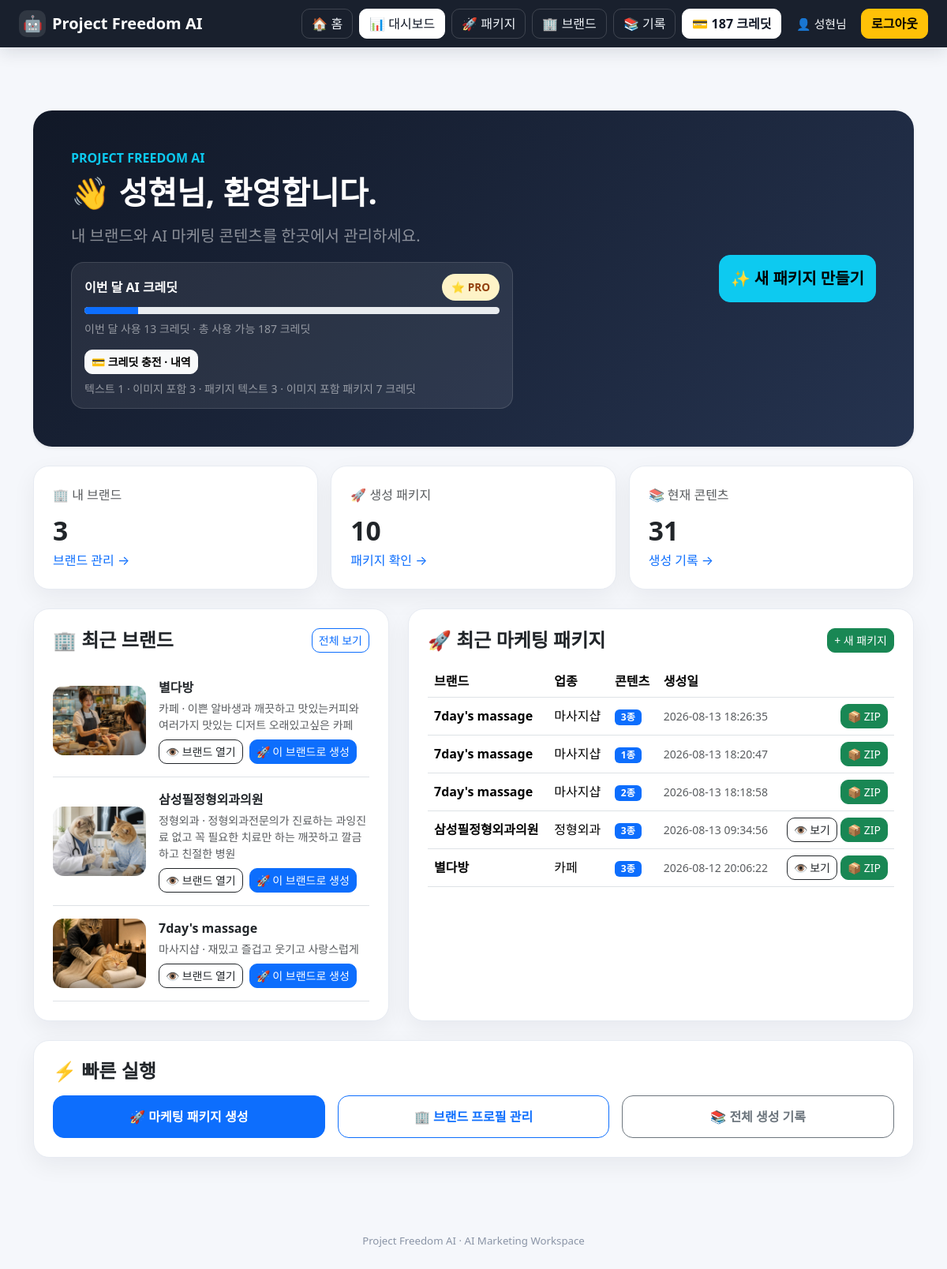
/dashboard (signed in), run on the app's committed database.
### tables this page shows
CREATE TABLE brand_profiles (
            id INTEGER PRIMARY KEY AUTOINCREMENT,
            business TEXT NOT NULL,
            company TEXT NOT NULL,
            style TEXT NOT NULL,
            image_style TEXT DEFAULT '고급스러운 실사',
            sns_platform TEXT DEFAULT '인스타그램',
            blog_length TEXT DEFAULT '2000자',
            ads_count INTEGER DEFAULT 5,
            created_at TIMESTAMP DEFAULT CURRENT_TIMESTAMP
        , user_id INTEGER);

CREATE TABLE history (
            id INTEGER PRIMARY KEY AUTOINCREMENT,
            business TEXT,
            company TEXT,
            style TEXT,
            result TEXT
        , image_url TEXT, content_type TEXT DEFAULT 'general', package_id TEXT, brand_profile_id INTEGER, created_at TEXT, version INTEGER DEFAULT 1, is_current INTEGER DEFAULT 1, user_id INTEGER);

### app.py (the view)
@app.route("/dashboard")
@login_required
def dashboard():
    dashboard_data = get_dashboard_data(session["user_id"])
    return render_template("dashboard.html", dashboard=dashboard_data)

### database/db.py (called while the page is built)
def _connect():
    return sqlite3.connect(str(DB_PATH))

### routes/auth.py (called while the page is built)
def login_required(view_function):
    @wraps(view_function)
    def wrapped_view(*args, **kwargs):
        if not session.get("user_id"):
            return redirect(
                url_for("auth.login")
            )
        return view_function(
            *args,
            **kwargs
        )
    return wrapped_view

### templates/dashboard.html (shortened to what this page needs)
{% extends "base.html" %}
{% block content %}
<div class="container py-5">
    <section class="hero shadow-sm p-4 p-md-5 mb-4">
        <div class="row align-items-center g-4">
            <div class="col-lg-8">
                <div class="text-info fw-bold mb-2">
                    PROJECT FREEDOM AI
                </div>
                <h1 class="fw-bold mb-3">
                    👋 {{ session.get("user_name") }}님, 환영합니다.
                </h1>
                <p class="lead text-white-50 mb-0">
                    내 브랜드와 AI 마케팅 콘텐츠를 한곳에서 관리하세요.
                </p>
                <div class="usage-box">
                    <div class="d-flex justify-content-between align-items-center mb-2">
                        <div class="fw-bold">이번 달 AI 크레딧</div>
                        <span class="plan-pill {{ 'plan-pro' if session.get('plan') == 'PRO' else 'plan-free' }}">
                            {{ '⭐ PRO' if session.get('plan') == 'PRO' else '🟢 FREE' }}
                        </span>
                    </div>
                    <div class="progress" style="height: 9px;">
                        <div class="progress-bar" role="progressbar"
                             style="width: {{ session.get('plan_percent', 0) }}%"></div>
                    </div>
                    <div class="small text-white-50 mt-2">
                        이번 달 사용 {{ session.get('plan_used', 0) }} 크레딧
                        · 총 사용 가능 {{ session.get('plan_remaining', 6) }} 크레딧
                    </div>
                    <div class="mt-3">
                        <a
                            href="/credits"
                            class="btn btn-sm btn-light fw-bold">
                            💳 크레딧 충전 · 내역
                        </a>
                    </div>
                    <div class="small text-white-50 mt-2">
                        텍스트 1 · 이미지 포함 3 · 패키지 텍스트 3 · 이미지 포함 패키지 7 크레딧
                    </div>
                </div>
            </div>
            <div class="col-lg-4 text-lg-end">
                <a
                    href="/package"
                    class="btn btn-info btn-lg quick-btn">
                    ✨ 새 패키지 만들기
                </a>
            </div>
        </div>
    </section>
    <div class="row g-3 mb-4">
        <div class="col-md-4">
            <div class="card dashboard-card shadow-sm h-100">
                <div class="card-body p-4">
                    <div class="text-muted mb-2">🏢 내 브랜드</div>
                    <div class="stat-number">{{ dashboard.brand_count }}</div>
                    <a href="/profiles" class="text-decoration-none">
                        브랜드 관리 →
                    </a>
                </div>
            </div>
        </div>
        <div class="col-md-4">
            <div class="card dashboard-card shadow-sm h-100">
                <div class="card-body p-4">
                    <div class="text-muted mb-2">🚀 생성 패키지</div>
                    <div class="stat-number">{{ dashboard.package_count }}</div>
                    <a href="/profiles" class="text-decoration-none">
                        패키지 확인 →
                    </a>
                </div>
            </div>
        </div>
        <div class="col-md-4">
            <div class="card dashboard-card shadow-sm h-100">
                <div class="card-body p-4">
                    <div class="text-muted mb-2">📚 현재 콘텐츠</div>
                    <div class="stat-number">{{ dashboard.content_count }}</div>
                    <a href="/history" class="text-decoration-none">
                        생성 기록 →
                    </a>
                </div>
            </div>
        </div>
    </div>
    <div class="row g-4">
        <div class="col-lg-5">
            <div class="card dashboard-card shadow-sm h-100">
                <div class="card-body p-4">
                    <div class="d-flex justify-content-between align-items-center mb-3">
                        <h4 class="section-title mb-0">
                            🏢 최근 브랜드
                        </h4>
                        <a
                            href="/profiles"
                            class="btn btn-sm btn-outline-primary">
                            전체 보기
                        </a>
                    </div>
                    {% if dashboard.recent_brands %}
                        {% for brand in dashboard.recent_brands %}
                        <div class="d-flex gap-3 align-items-center border-bottom py-3">
                            {% if brand[4] %}
                            <img
                                src="{{ brand[4] }}"
                                class="brand-thumbnail"
                                alt="{{ brand[2] }} 대표 이미지">
                            {% else %}
                            <div class="brand-placeholder">
                                🏢
                            </div>
                            {% endif %}
                            <div class="flex-grow-1 min-w-0">
                                <div class="fw-bold mb-1">
                                    {{ brand[2] }}
                                </div>
                                <div class="small text-muted mb-2">
                                    {{ brand[1] }} · {{ brand[3] }}
                                </div>
                                <div class="d-flex gap-2 flex-wrap">
                                    <a
                                        href="/profiles/{{ brand[0] }}/history"
                                        class="btn btn-sm btn-outline-dark">
                                        👁 브랜드 열기
                                    </a>
                                    <a
                                        href="/package?profile_id={{ brand[0] }}"
                                        class="btn btn-sm btn-primary">
                                        🚀 이 브랜드로 생성
                                    </a>
                                </div>
                            </div>
                        </div>
                        {% endfor %}
                    {% endif %}
                </div>
            </div>
        </div>
        <div class="col-lg-7">
            <div class="card dashboard-card shadow-sm h-100">
                <div class="card-body p-4">
                    <div class="d-flex justify-content-between align-items-center mb-3">
                        <h4 class="section-title mb-0">
                            🚀 최근 마케팅 패키지
                        </h4>
                        <a
                            href="/package"
                            class="btn btn-sm btn-success">
                            + 새 패키지
                        </a>
                    </div>
                    {% if dashboard.recent_packages %}
                    <div class="table-responsive">
                        <table class="table align-middle">
                            <thead>
                                <tr>
                                    <th>브랜드</th>
                                    <th>업종</th>
                                    <th>콘텐츠</th>
                                    <th>생성일</th>
                                    <th></th>
                                </tr>
                            </thead>
                            <tbody>
                            {% for package in dashboard.recent_packages %}
                                <tr>
                                    <td class="fw-semibold">
                                        {{ package[2] }}
                                    </td>
                                    <td>
                                        {{ package[3] }}
                                    </td>
                                    <td>
                                        <span class="badge text-bg-primary">
                                            {{ package[5] }}종
                                        </span>
                                    </td>
                                    <td class="small text-muted">
                                        {{ package[4] or "-" }}
                                    </td>
                                    <td class="text-end package-actions">
                                        {% if package[1] %}
                                        <a
                                            href="/profiles/{{ package[1] }}/history/{{ package[0] }}"
                                            class="btn btn-sm btn-outline-dark">
                                            👁 보기
                                        </a>
                                        {% endif %}
                                        <a
                                            href="/history/package/{{ package[0] }}/download/zip"
                                            class="btn btn-sm btn-success">
                                            📦 ZIP
                                        </a>
                                    </td>
                                </tr>
                            {% endfor %}
                            </tbody>
                        </table>
                    </div>
                    {% endif %}
                </div>
            </div>
        </div>
    </div>
    <div class="card dashboard-card shadow-sm mt-4">
        <div class="card-body p-4">
            <h4 class="section-title mb-3">
                ⚡ 빠른 실행
            </h4>
            <div class="row g-3">
                <div class="col-md-4">
                    <a
                        href="/package"
                        class="btn btn-primary w-100 quick-btn">
                        🚀 마케팅 패키지 생성
                    </a>
                </div>
                <div class="col-md-4">
                    <a
                        href="/profiles"
                        class="btn btn-outline-primary w-100 quick-btn">
                        🏢 브랜드 프로필 관리
                    </a>
                </div>
                <div class="col-md-4">
                    <a
                        href="/history"
                        class="btn btn-outline-secondary w-100 quick-btn">
                        📚 전체 생성 기록
                    </a>
                </div>
            </div>
        </div>
    </div>
</div>
{% endblock %}

### data on the page
brand_profiles: shows a picture, company "별다방", business "카페", style "이쁜 알바생과 깨끗하고 맛있는커피와 여러가지 맛있는 디저트 오래있고싶은 카페"
brand_profiles: shows a picture, company "삼성필정형외과의원", business "정형외과", style "정형외과전문의가 진료하는 과잉진료 없고 꼭 필요한 치료만 하는 깨끗하고 깔금하고 친절한 병원"
brand_profiles: shows a picture, company "7day's massage", business "마사지샵", style "재밌고 즐겁고 웃기고 사랑스럽게"
history: company "7day's massage", business "마사지샵", package "1", created_at "2026-08-13 18:20:47"
history: company "7day's massage", business "마사지샵", user "2", created_at "2026-08-13 18:18:58"

### other printed values
{{ session.get("plan_remaining", 0) }} "187"
{{ session.get("user_name") }} "성현"
{{ '⭐ PRO' if session.get('plan') == 'PRO' else '🟢 FREE' }} "⭐ PRO"
{{ session.get('plan_used', 0) }} "13"
{{ session.get('plan_remaining', 6) }} "187"
{{ dashboard.brand_count }} "3"
{{ dashboard.package_count }} "10"
{{ dashboard.content_count }} "31"
{{ package[2] }} "7day's massage" "삼성필정형외과의원" "별다방"
{{ package[3] }} "마사지샵" "정형외과" "카페"
{{ package[5] }} "3" "3" "3"
{{ package[4] or "-" }} "2026-08-13 18:26:35" "2026-08-13 09:34:56" "2026-08-12 20:06:22"
